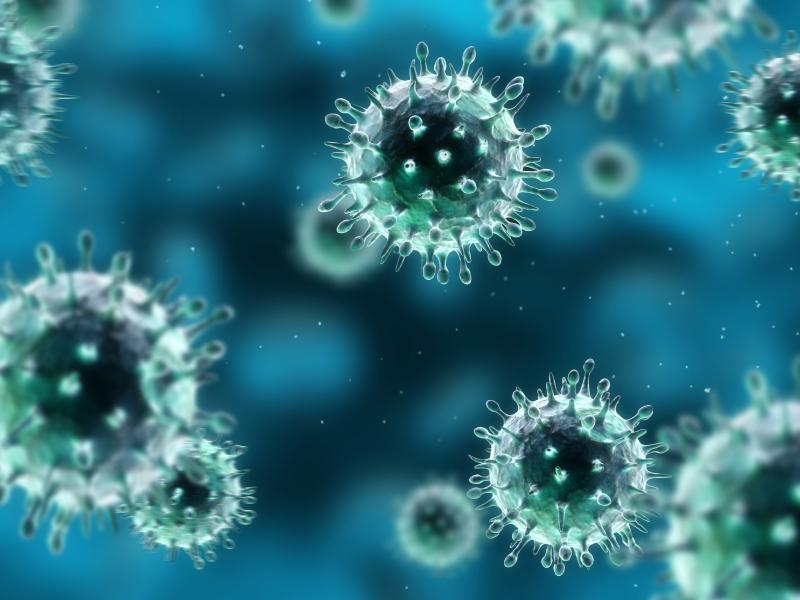
#> input picture Grises/micro2.jpg, 800 x 600 px, found by its file name
$ python 'Falso Color.py'
#> lines starting #> are read from the running program, lines starting #| are printed output that depends on the picture
import cv2
import numpy as np

A = cv2.imread("Grises\micro2.jpg")
#> A is the input picture: shape (600, 800, 3); mean B, G, R 128.7, 114.7, 46.1
A = np.array(A,dtype=float)
M,N,L = A.shape
#> M = 600; N = 800; L = 3

D=np.zeros((M,N,1),float)

for i in range (0,M):

    for j in range (0,N):
        D[i,j,0] = 0.299*A[i,j,0] + 0.587*A[i,j,1] +0.114*A[i,j,2]
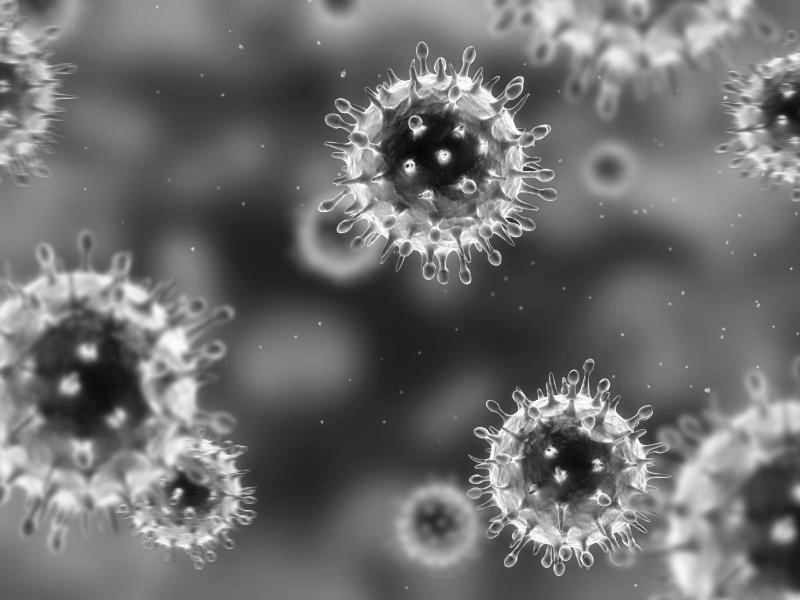
#> D: shape (600, 800, 1) float64; min 5.32, max 254.2, mean 111.1

FalsoColor = np.zeros((M, N, L), dtype=float)

for i in range(M):
    for j in range(N):
         #if(D[i, j, 0]>60 and D[i, j, 0]<99):
            FalsoColor[i, j, 0] = 0.9* D[i, j, 0]
            FalsoColor[i, j, 1] = 2.2* D[i, j, 0]
            FalsoColor[i, j, 2] = 1.8* D[i, j, 0]
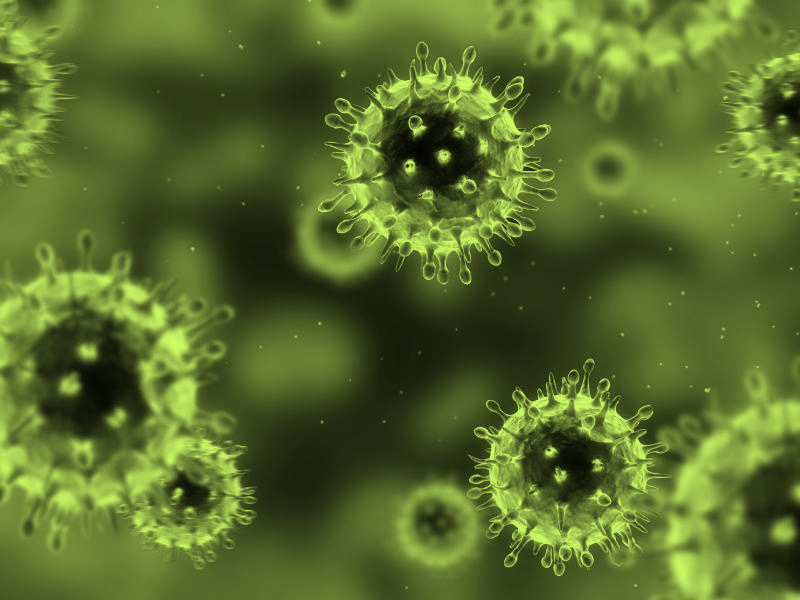
#> FalsoColor: shape (600, 800, 3) float64; mean B, G, R 100, 244.4, 200; drawn with min black and max white


D = np.array(D,dtype=(np.uint8))
FalsoColor = np.array(FalsoColor,dtype=(np.uint8))
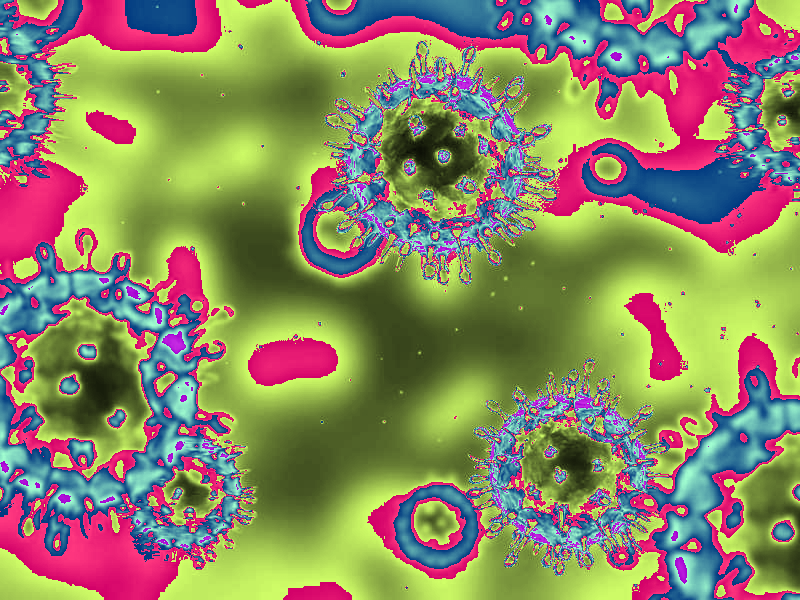
#> FalsoColor: shape (600, 800, 3); mean B, G, R 99.5, 134.1, 139.9

R = cv2.resize(D,(738,488))
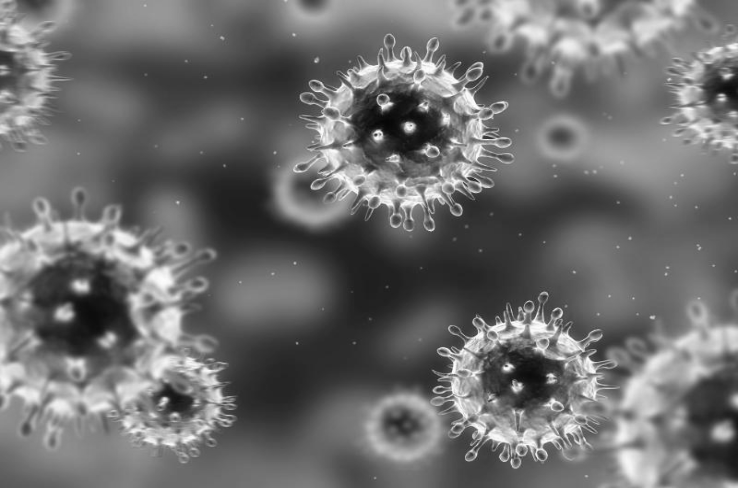
#> R: shape (488, 738); min 6, max 253, mean 110.5
R1 = cv2.resize(FalsoColor,(738,488))
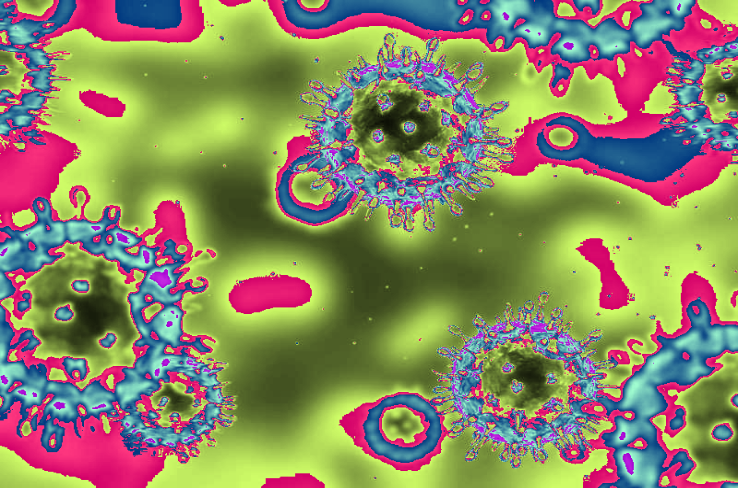
#> R1: shape (488, 738, 3); mean B, G, R 99.4, 134, 139.8
cv2.imshow('Escala de grises', R)
cv2.imshow('Falso Color', R1)
cv2.waitKey(0)
cv2.destroyAllWindows()
cv2.imwrite('FalsoColor.jpg',FalsoColor)

$ run again, with Grises/Micro.jpg copied over Grises/micro2.jpg
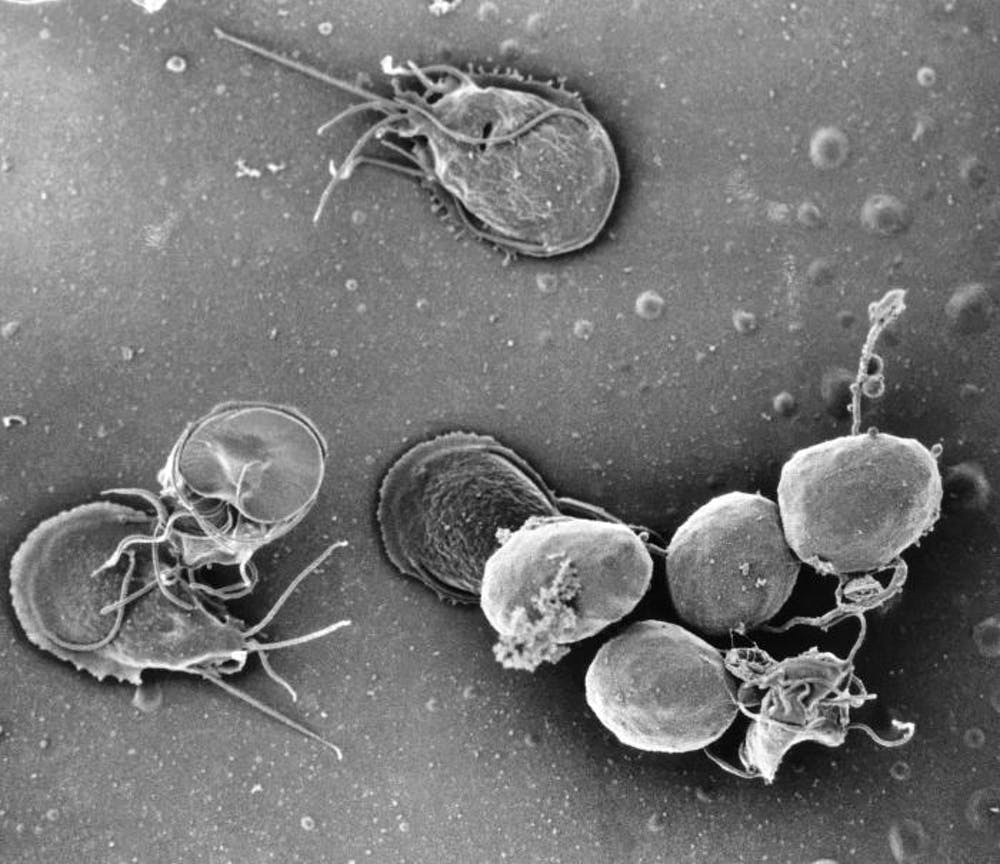
#> input picture Grises/Micro.jpg, 1000 x 864 px, found by its file name
#> A is the input picture: shape (864, 1000, 3); min 0, max 255, mean 117.8
#> after the loop `for i in range(M):`:
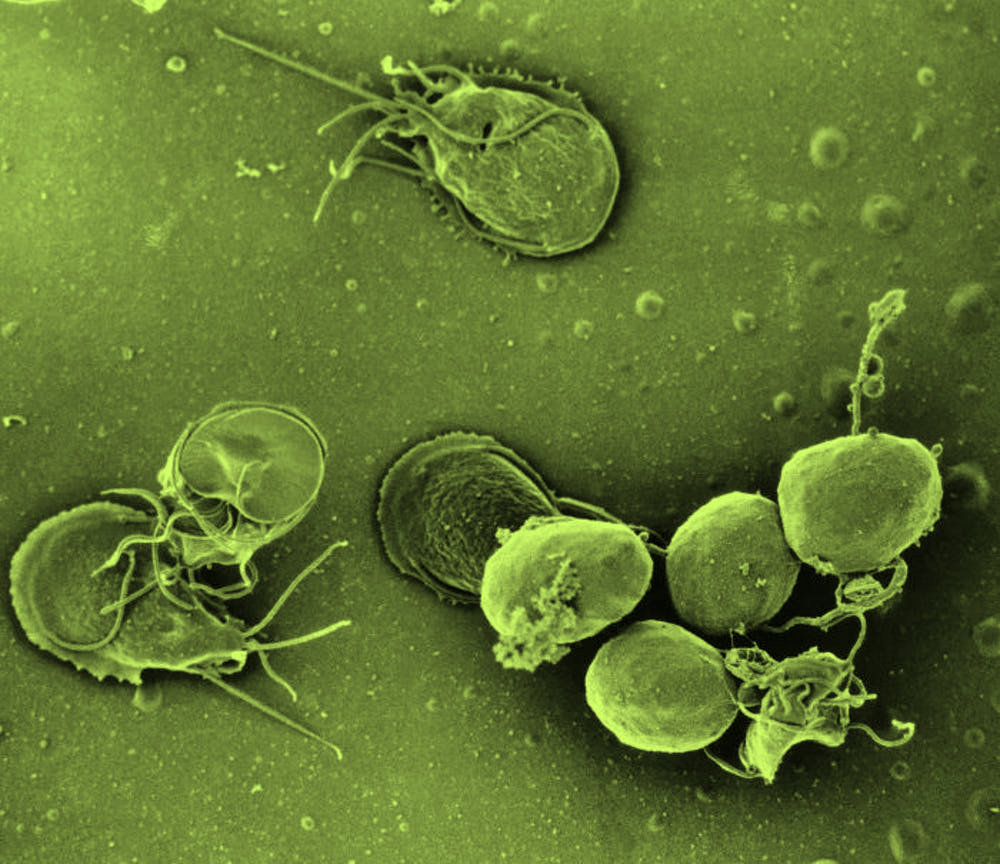
#> FalsoColor: shape (864, 1000, 3) float64; mean B, G, R 106.1, 259.2, 212.1; drawn with min black and max white
#> `R1 = cv2.resize(FalsoColor,(738,488))`:
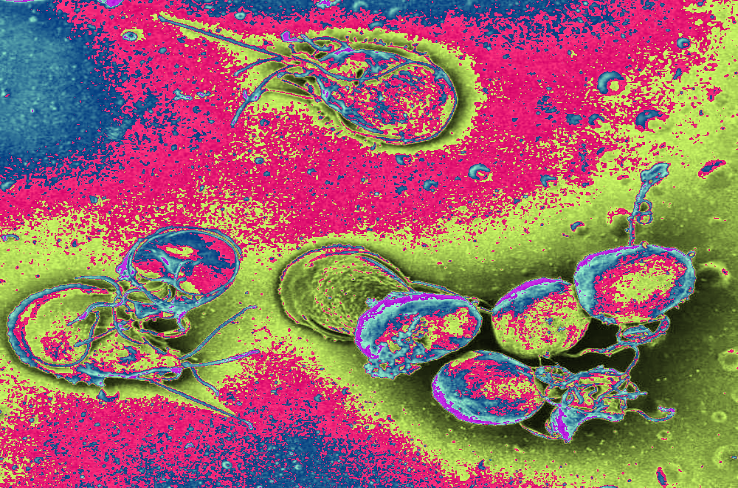
#> R1: shape (488, 738, 3); mean B, G, R 105.5, 106.2, 154
